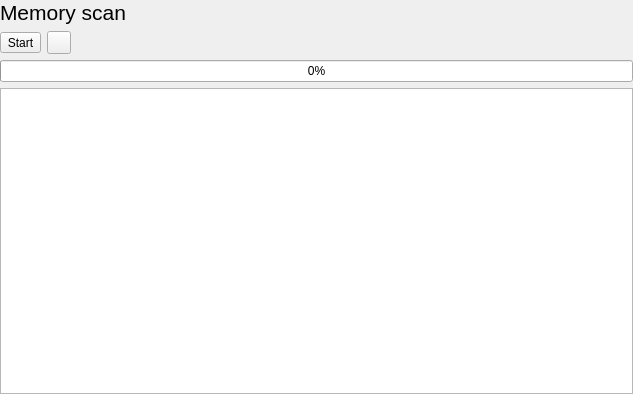
<?xml version="1.0" encoding="UTF-8"?>
<ui version="4.0">
 <class>MemScanWidget</class>
 <widget class="QWidget" name="MemScanWidget">
  <property name="geometry">
   <rect>
    <x>0</x>
    <y>0</y>
    <width>633</width>
    <height>394</height>
   </rect>
  </property>
  <property name="windowTitle">
   <string>Form</string>
  </property>
  <layout class="QVBoxLayout" name="verticalLayout">
   <property name="margin">
    <number>0</number>
   </property>
   <item>
    <widget class="QLabel" name="label">
     <property name="font">
      <font>
       <pointsize>16</pointsize>
      </font>
     </property>
     <property name="text">
      <string>Memory scan</string>
     </property>
    </widget>
   </item>
   <item>
    <layout class="QHBoxLayout" name="horizontalLayout_3" stretch="0,0,0">
     <item>
      <widget class="QToolButton" name="m_start_button">
       <property name="focusPolicy">
        <enum>Qt::NoFocus</enum>
       </property>
       <property name="text">
        <string>Start</string>
       </property>
       <property name="icon">
        <iconset resource="../qrc/meduzzza.qrc">
         <normaloff>:/images/images/play.png</normaloff>:/images/images/play.png</iconset>
       </property>
       <property name="checkable">
        <bool>false</bool>
       </property>
      </widget>
     </item>
     <item>
      <widget class="QToolButton" name="m_stop_button">
       <property name="text">
        <string/>
       </property>
       <property name="icon">
        <iconset resource="../qrc/meduzzza.qrc">
         <normaloff>:/images/images/stop.png</normaloff>:/images/images/stop.png</iconset>
       </property>
      </widget>
     </item>
     <item>
      <spacer name="horizontalSpacer_2">
       <property name="orientation">
        <enum>Qt::Horizontal</enum>
       </property>
       <property name="sizeHint" stdset="0">
        <size>
         <width>40</width>
         <height>20</height>
        </size>
       </property>
      </spacer>
     </item>
    </layout>
   </item>
   <item>
    <widget class="QProgressBar" name="m_progress">
     <property name="maximum">
      <number>999999999</number>
     </property>
     <property name="value">
      <number>0</number>
     </property>
    </widget>
   </item>
   <item>
    <widget class="QTreeView" name="m_scan_view">
     <property name="sizePolicy">
      <sizepolicy hsizetype="MinimumExpanding" vsizetype="Expanding">
       <horstretch>0</horstretch>
       <verstretch>0</verstretch>
      </sizepolicy>
     </property>
     <property name="rootIsDecorated">
      <bool>false</bool>
     </property>
     <property name="itemsExpandable">
      <bool>false</bool>
     </property>
    </widget>
   </item>
  </layout>
 </widget>
 <resources>
  <include location="../qrc/meduzzza.qrc"/>
 </resources>
 <connections>
  <connection>
   <sender>m_start_button</sender>
   <signal>clicked()</signal>
   <receiver>MemScanWidget</receiver>
   <slot>startClickedSlot()</slot>
   <hints>
    <hint type="sourcelabel">
     <x>22</x>
     <y>52</y>
    </hint>
    <hint type="destinationlabel">
     <x>316</x>
     <y>196</y>
    </hint>
   </hints>
  </connection>
  <connection>
   <sender>m_stop_button</sender>
   <signal>clicked()</signal>
   <receiver>MemScanWidget</receiver>
   <slot>stopClickedSlot()</slot>
   <hints>
    <hint type="sourcelabel">
     <x>54</x>
     <y>52</y>
    </hint>
    <hint type="destinationlabel">
     <x>316</x>
     <y>196</y>
    </hint>
   </hints>
  </connection>
 </connections>
 <slots>
  <slot>startClickedSlot()</slot>
  <slot>stopClickedSlot()</slot>
 </slots>
</ui>
